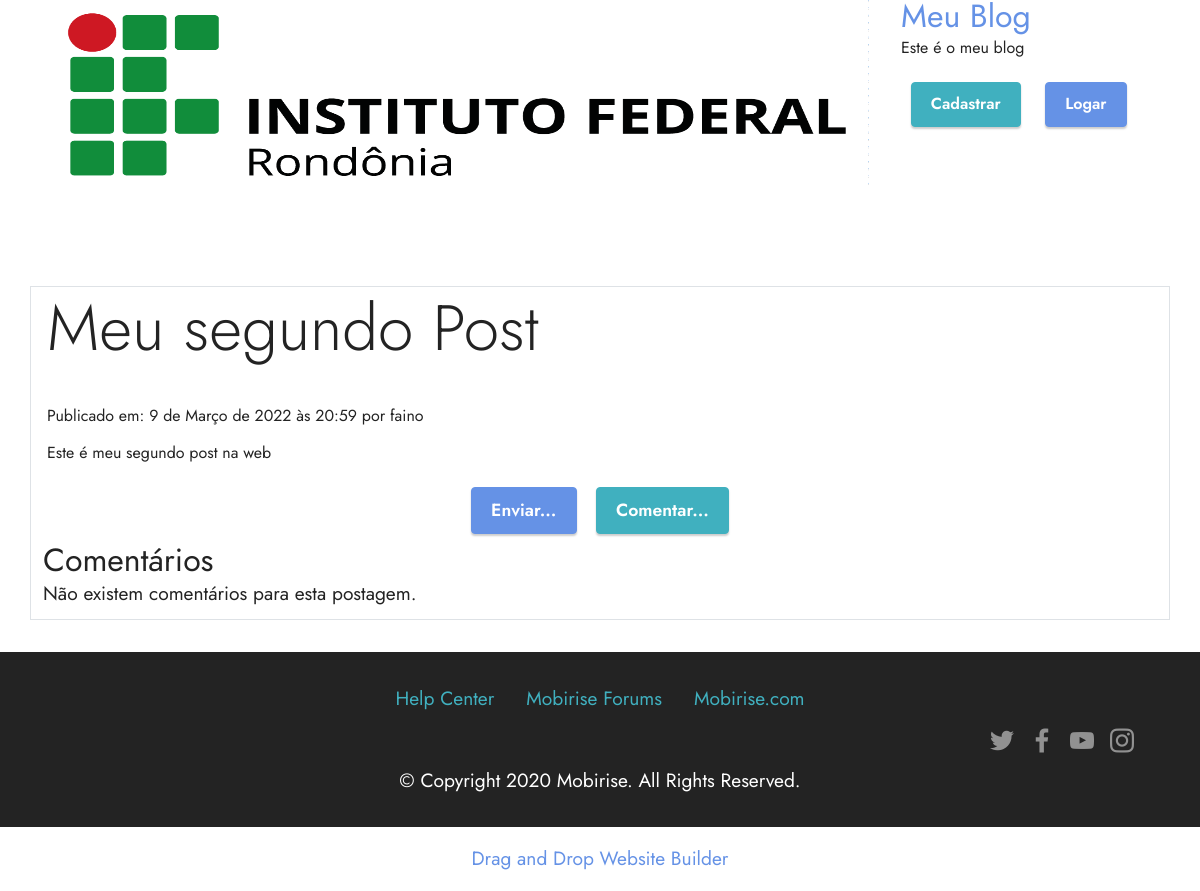
The app's page /detalhe/7/meu-segundo-post, older data.
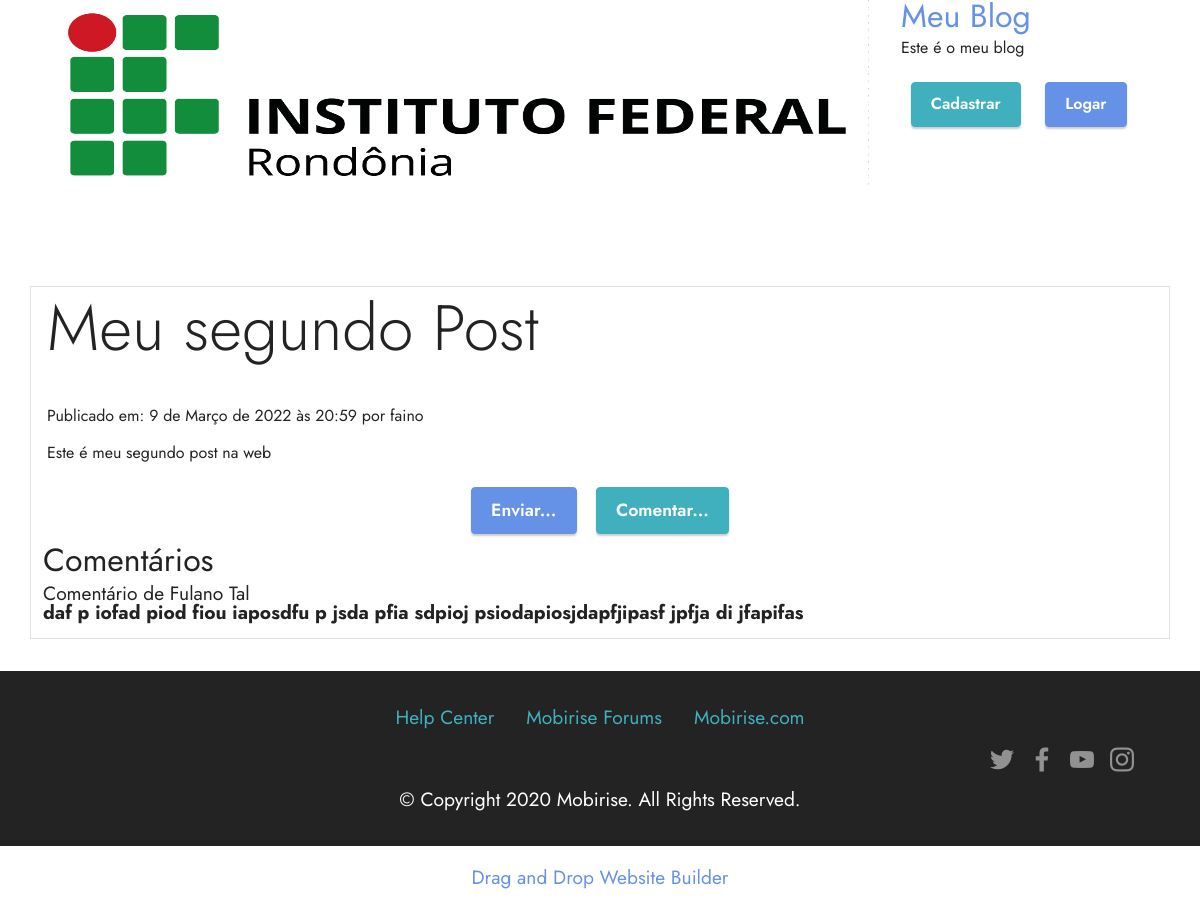
The same page, newer data.
### postagens/models.py (models this page shows, shortened)
class Comentario(models.Model):
    nome = models.CharField(max_length=50)
    email = models.EmailField()
    corpo = models.TextField()
    criado = models.DateTimeField(auto_now_add=True)
    atualizado = models.DateTimeField(auto_now=True)
    ativo = models.BooleanField(default=False)
    postagem = models.ForeignKey(Postagem, on_delete=models.CASCADE, related_name='post_coments')
    class Meta:
        verbose_name = "Comentário"
        verbose_name_plural = "Comentários"

### postagens/views.py (the view)
# urls.py: path('detalhe/<id>/<slug>', views.DetalhePostView.as_view(), name='detalhepost'),
class DetalhePostView(DetailView):
    template_name = 'postagens/detalhe.html'
    model = Postagem
    context_object_name = 'post'
    def get_context_data(self, **kwargs):
        ctx = super().get_context_data(**kwargs)
        ctx['coments'] = Comentario.objects.all().filter(postagem=self.object, ativo=True)
        return ctx

### postagens/templates/postagens/detalhe.html (shortened to what this page needs)
{% extends 'base.html' %}
{% load static %}
{% block conteudo%}
{% include 'includes/top.html' %}
<section data-bs-version="5.1" class="content10 cid-tzVgp39K95" id="content10-1">
    <div class="container">
        <div class="row justify-content-center border border-ligth">
            <div class="col-12">
                <h6 class="mbr-section-subtitle mbr-fonts-style mb-4 display-3">
                    {{ post.titulo }}
                </h6>
            </div>
            <div class="col-12">
                <p class="mbr-text mbr-fonts-style display-9">
                    Publicado em: {{ post.publicado }} por {{ post.autor }}
                </p>
                <p class="mbr-text mbr-fonts-style display-7">
                    {{ post.corpo|linebreaks }}
                </p>
            </div>
            <div class="mbr-section-btn align-center">
                <a class="btn btn-primary display-4"
                   href="{% url 'enviarpost' post.id %}">Enviar...</a>&nbsp;&nbsp;
                <a class="btn btn-success display-4"
                   href="{% url 'comentpost' post.id %}">Comentar...</a>
            </div>
            <div class="mbr-text mbr-fonts-style display-7">
                <h2>Comentários</h2>
                {% for c in coments %}
                <p>Comentário de {{ c.nome }}<br>
                    <b>{{ c.corpo }}</b>
                </p>
                {% empty %}
                <p>Não existem comentários para esta postagem.</p>
                {% endfor %}
            </div>
        </div>
    </div>
</section>
{% endblock %}

Row changes from the older to the newer data that the page shows:
added Comentario: nome "Fulano Tal", corpo "daf p iofad piod fiou iaposdfu p jsda pfia sdpioj psiodapiosjdapfjipasf jpfja di jfapifas"
Text that changed along with them:
text no longer shown: "Não existem comentários para esta postagem."
